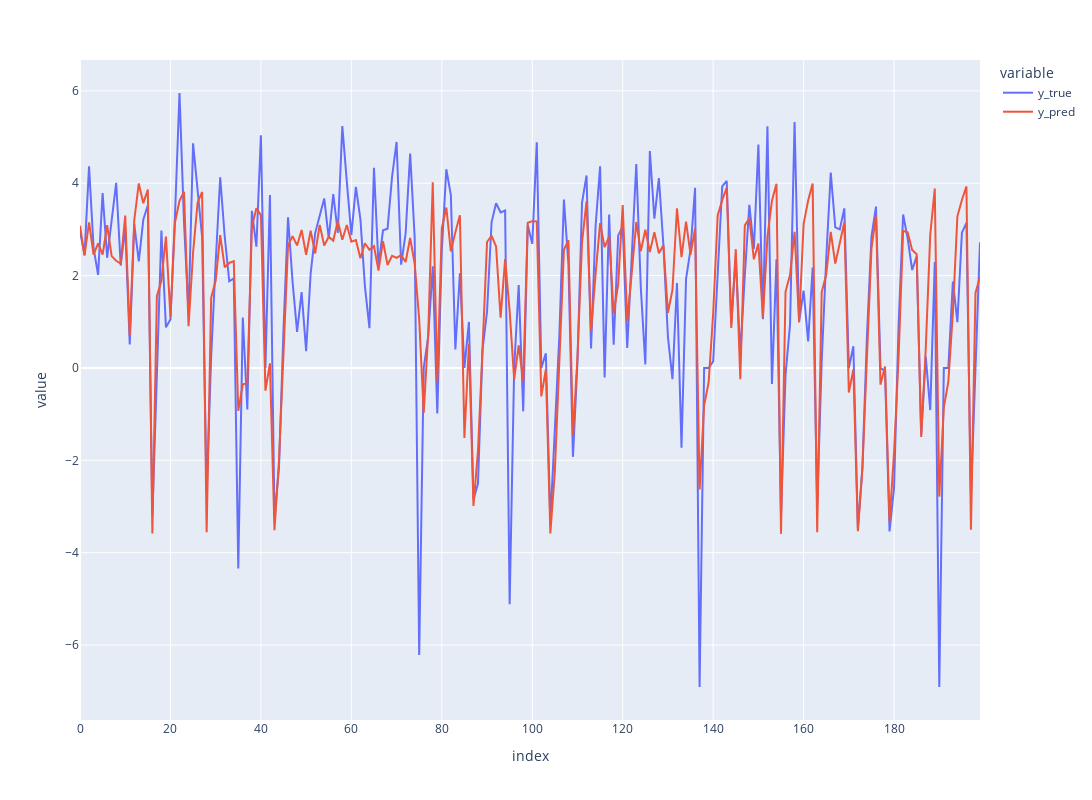

Source (notebook cell):
### Code cell
df_error.iloc[:200].plot(
    kind='line',
    x='index', 
    y=['y_true', 'y_pred'],
    backend='plotly', 
    width=1200,
    height=800   
)

### Figure 1 — Plotly figure (JSON) as saved in the notebook; plotly's stock layout.template omitted (floating-point values rounded to 4 significant figures; data arrays with more than 128 entries replaced by an {"elided": "..."} marker saying what was removed)
{"data": [{"hovertemplate": "variable=y_true<br>index=%{x}<br>value=%{y}<extra></extra>", "legendgroup": "y_true", "line": {"color": "#636efa", "dash": "solid"}, "marker": {"symbol": "circle"}, "mode": "lines", "name": "y_true", "orientation": "v", "showlegend": true, "type": "scatter", "x": {"elided": "200 int values"}, "xaxis": "x", "y": {"elided": "200 float values"}, "yaxis": "y"}, {"hovertemplate": "variable=y_pred<br>index=%{x}<br>value=%{y}<extra></extra>", "legendgroup": "y_pred", "line": {"color": "#EF553B", "dash": "solid"}, "marker": {"symbol": "circle"}, "mode": "lines", "name": "y_pred", "orientation": "v", "showlegend": true, "type": "scatter", "x": {"elided": "200 int values"}, "xaxis": "x", "y": {"elided": "200 float values"}, "yaxis": "y"}], "layout": {"height": 800, "legend": {"title": {"text": "variable"}, "tracegroupgap": 0}, "margin": {"t": 60}, "width": 1200, "xaxis": {"anchor": "y", "domain": [0, 1], "title": {"text": "index"}}, "yaxis": {"anchor": "x", "domain": [0, 1], "title": {"text": "value"}}}}
